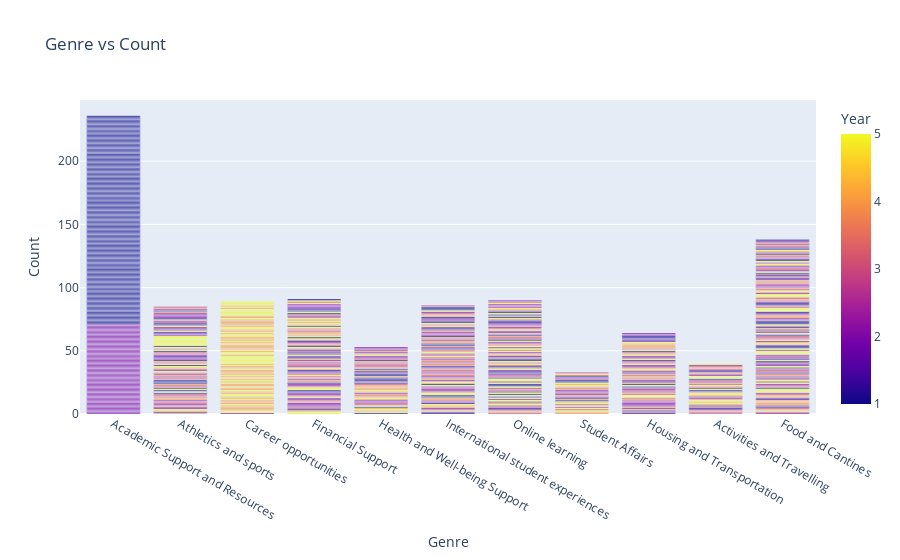

The notebook cell this image was saved under:
### Markdown cell above
INSIGHT: Notice that most reports are from seniors and juniors and that is logical as these are the students who will be hopefully graduating within a year or 2 so they are seeking chances to enhance their experiences.


 Likewise, If we filter out only Academic Workload we'll find out that most reports are from Freshmen and Sophomore students and that is logical as these are the students who are new to the university and are not yet accustommed to the academic workload.

### Code cell
fig = px.bar(df, x="Genre", y="Count", color="Year", title="Genre vs Count")
fig.show()

### Figure 1 — Plotly figure (JSON) as saved in the notebook; plotly's stock layout.template omitted (floating-point values rounded to 4 significant figures; data arrays with more than 128 entries replaced by an {"elided": "..."} marker saying what was removed)
{"data": [{"alignmentgroup": "True", "hovertemplate": "Genre=%{x}<br>Count=%{y}<br>Year=%{marker.color}<extra></extra>", "legendgroup": "", "marker": {"color": {"elided": "1005 int values"}, "coloraxis": "coloraxis", "pattern": {"shape": ""}}, "name": "", "offsetgroup": "", "orientation": "v", "showlegend": false, "textposition": "auto", "type": "bar", "x": {"elided": "1005 str values"}, "xaxis": "x", "y": {"elided": "1005 int values"}, "yaxis": "y"}], "layout": {"barmode": "relative", "coloraxis": {"colorbar": {"title": {"text": "Year"}}, "colorscale": [[0, "#0d0887"], [0.1111, "#46039f"], [0.2222, "#7201a8"], [0.3333, "#9c179e"], [0.4444, "#bd3786"], [0.5556, "#d8576b"], [0.6667, "#ed7953"], [0.7778, "#fb9f3a"], [0.8889, "#fdca26"], [1, "#f0f921"]]}, "legend": {"tracegroupgap": 0}, "title": {"text": "Genre vs Count"}, "xaxis": {"anchor": "y", "domain": [0, 1], "title": {"text": "Genre"}}, "yaxis": {"anchor": "x", "domain": [0, 1], "title": {"text": "Count"}}}}
